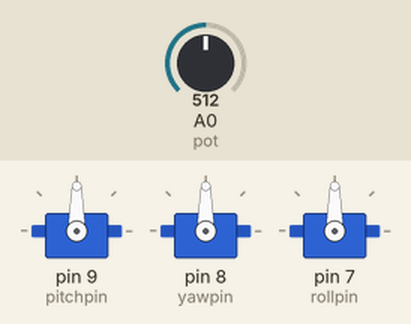
This sketch was run on a simulated Arduino Uno, built with avr-gcc and run on an emulated ATmega328P. Shown: 3 × servo. The inputs (shaded band) are chosen by the test bench; at power-on: A0 (pot) = 512. What the sketch prints to the serial monitor is not drawn.

Above: at 7.2 s.
7.3 s: A0 (pot) set to 716
At 7.6 s:
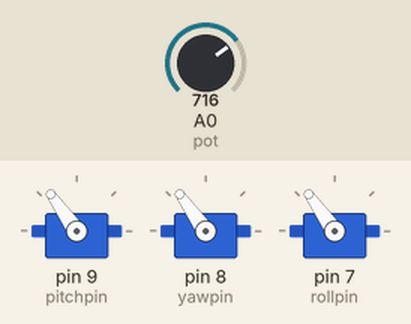
8.8 s: A0 (pot) set to 900
At 9.9 s:
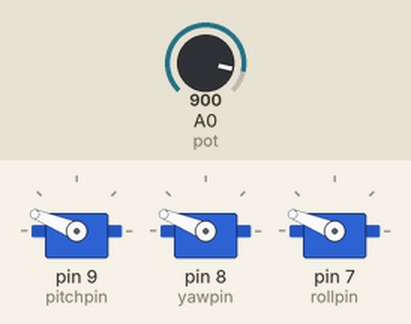
10.3 s: A0 (pot) set to 306
At 11.1 s:
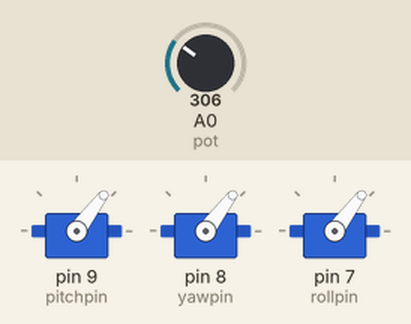
11.8 s: A0 (pot) set to 122
At 12.3 s:
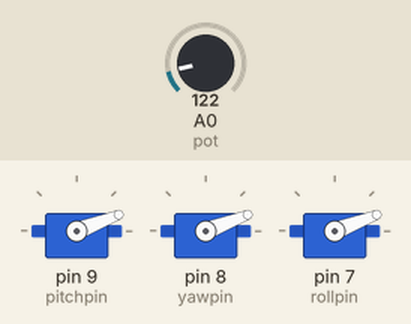
13.3 s: A0 (pot) set to 0
At 14.5 s:
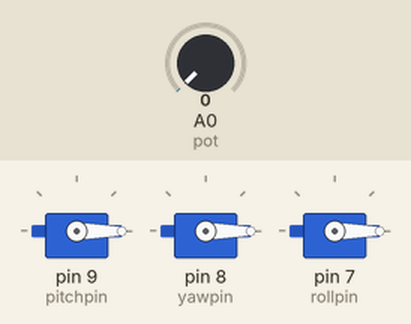
14.8 s: A0 (pot) set to 1023
At 15.8 s:
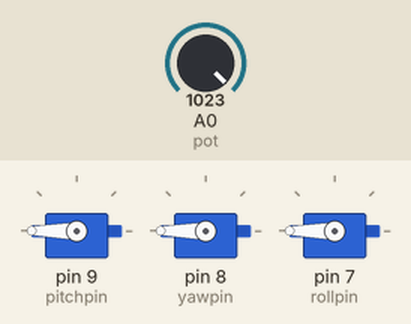
Timing chart, 0 to 17.3 s (numbered marks = the images above; inputs shaded):
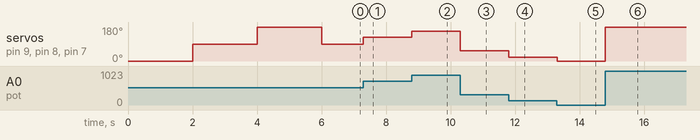

Measured:
- after the input at 7.3 s, servo on pin 9 (pitchpin), servo on pin 8 (yawpin), servo on pin 7 (rollpin): 90° → 125° at once
- after the input at 8.8 s, servo on pin 9 (pitchpin), servo on pin 8 (yawpin), servo on pin 7 (rollpin): 125° → 158° at once
- after the input at 10.3 s, servo on pin 9 (pitchpin), servo on pin 8 (yawpin), servo on pin 7 (rollpin): 158° → 53° at once
- after the input at 11.8 s, servo on pin 9 (pitchpin), servo on pin 8 (yawpin), servo on pin 7 (rollpin): 53° → 21° at once
- after the input at 13.3 s, servo on pin 9 (pitchpin), servo on pin 8 (yawpin), servo on pin 7 (rollpin): 21° → 0° at once
- after the input at 14.8 s, servo on pin 9 (pitchpin), servo on pin 8 (yawpin), servo on pin 7 (rollpin): 0° → 180° at once

The sketch:

MFWF_Servo_Test.ino
```cpp
//MFWF Servo Test Code
#include <Servo.h> //Servo library

//Pin specifications
#define pitchpin 9 //Servo
#define yawpin 8 //Servo
#define rollpin 7 //Servo

#define pot A0//Test potentiometer

//Variables
int potval; //Use for testing with potentiometer
float potpos; // Test potentiometer position
float pitchval;
float yawval;
float rollval;

//Servo names
Servo pitch;
Servo yaw;
Servo roll;


void setup() {
  Serial.begin(115200); //Higher rate for more data
  //Servo Setup
  pitch.attach(pitchpin);
  yaw.attach(yawpin);
  roll.attach(rollpin);


  //Servo Test
  pitch.write(0);
  yaw.write(0);
  roll.write(0);
  delay(2000);
  pitch.write(90);
  yaw.write(90);
  roll.write(90);
  delay(2000);
  pitch.write(180);
  yaw.write(180);
  roll.write(180);
  delay(2000);
  pitch.write(0);
  yaw.write(0);
  roll.write(0);

  //Serial Monitor Start
  Serial.begin(115200);

  //Potentiometer
  pinMode(0, INPUT);
}

void loop() {
  //Servo Actuation
  potval = analogRead(pot);
  potpos = map(potval, 0, 1023, 0, 180);
  pitch.write(potpos);
  yaw.write(potpos);
  roll.write(potpos);
  //Output Values
  Serial.println("Potentiometer Position:\t");
  Serial.print(potval);
  Serial.println("Servo Position:\t");
  Serial.print(potpos);
}
```
